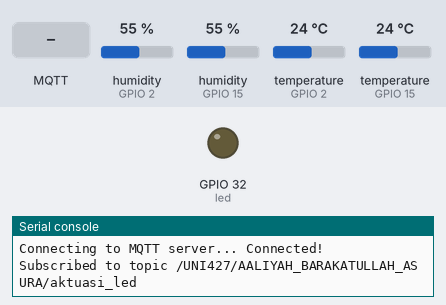
This program was run on a simulated ESP32 board running MicroPython. Shown: output pins drawn as LEDs (lit = HIGH), the last lines printed to the serial console. Wiring (from the project's diagram.json): DHT22 sensor on GPIO 2, DHT22 sensor on GPIO 15, yellow LED on GPIO 32. Inputs (shaded band) come from the test bench; at power-on: humidity (sensors on GPIO 2, GPIO 15) 55 %, temperature (sensors on GPIO 2, GPIO 15) 24 °C. WiFi joins after 1.5 s; no MQTT or app messages arrive unless stated.

Above: at 2.8 s.
2.9 s: MQTT message "on" arrives on the first subscribed topic
At 4.0 s:
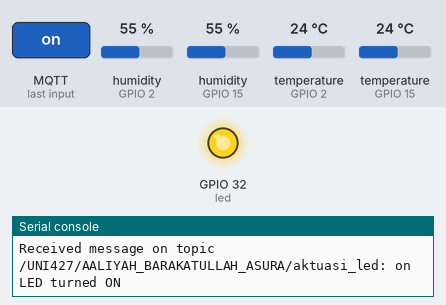
4.4 s: MQTT message "off" arrives on the first subscribed topic
At 5.3 s:
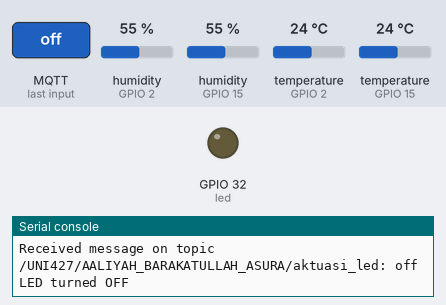
Timing chart, 0 to 7.4 s (numbered marks = the images above; inputs shaded):
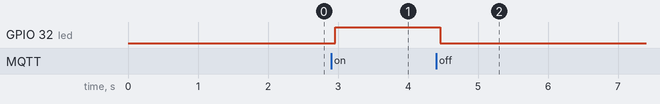

The program:

main.py
```python
import network
import time
from machine import Pin, Timer
import dht
import ujson
from umqtt.simple import MQTTClient

# MQTT Server Parameters
MQTT_CLIENT_ID = "emqttx_1dehgjhdgc,uzkgsbawi.lhsawil>sh4d4f8"
MQTT_BROKER = "broker.emqx.io"
MQTT_USER = ""
MQTT_PASSWORD = ""
MQTT_TOPIC = "/UNI427/AALIYAH_BARAKATULLAH_ASURA/data_sensor"
MQTT_TOPIC_LED = "/UNI427/AALIYAH_BARAKATULLAH_ASURA/aktuasi_led"

# Initialize DHT sensors
sensor1 = dht.DHT22(Pin(15))
sensor2 = dht.DHT22(Pin(2))

# LED setup
led = Pin(32, Pin.OUT)  # Ganti GPIO sesuai dengan koneksi LED Anda

# Connect to WiFi
print("Connecting to WiFi", end="")
sta_if = network.WLAN(network.STA_IF)
sta_if.active(True)
sta_if.connect('Wokwi-GUEST', '')
while not sta_if.isconnected():
    print(".", end="")
    time.sleep(0.1)
print(" Connected!")

# Connect to MQTT server
print("Connecting to MQTT server... ", end="")
client = MQTTClient(MQTT_CLIENT_ID, MQTT_BROKER, user=MQTT_USER, password=MQTT_PASSWORD)
client.connect()
print("Connected!")


# Callback function for topic subscription
def sub_cb(topic, msg):
    print(f"Received message on topic {topic.decode()}: {msg.decode()}")
    if topic.decode() == MQTT_TOPIC_LED:
        if msg.decode().lower() == "on":
            led.value(1)  # Turn LED on
            print("LED turned ON")
        elif msg.decode().lower() == "off":
            led.value(0)  # Turn LED off
            print("LED turned OFF")
        else:
            print("Invalid command received!")

client.set_callback(sub_cb)
client.subscribe(MQTT_TOPIC_LED)
print(f"Subscribed to topic {MQTT_TOPIC_LED}")

# Publish sensor data
def publish_sensor_data():
    try:
        print("Reading sensor data...")
        sensor1.measure()
        sensor2.measure()
        message = ujson.dumps({
            "temp1": sensor1.temperature(),
            "humidity1": sensor1.humidity(),
            "temp2": sensor2.temperature(),
            "humidity2": sensor2.humidity(),
        })
        print(f"Publishing data to {MQTT_TOPIC}: {message}")
        client.publish(MQTT_TOPIC, message)
    except OSError as e:
        print(f"Error reading sensor: {e}")

# Timer for periodic sensor data publishing
tim = Timer(-1)
tim.init(period=5000, mode=Timer.PERIODIC, callback=lambda t: publish_sensor_data())

# Main loop
try:
    while True:
        client.check_msg()  # Check for incoming messages
        time.sleep(0.1)    # Short delay to avoid high CPU usage
except KeyboardInterrupt:
    print("Program stopped")
    tim.deinit()
    client.disconnect()
```

Measured:
- after the input at 2.9 s, GPIO 32 (led): LOW → HIGH after 0.06 s
- after the input at 4.4 s, GPIO 32 (led): HIGH → LOW after 0.06 s
